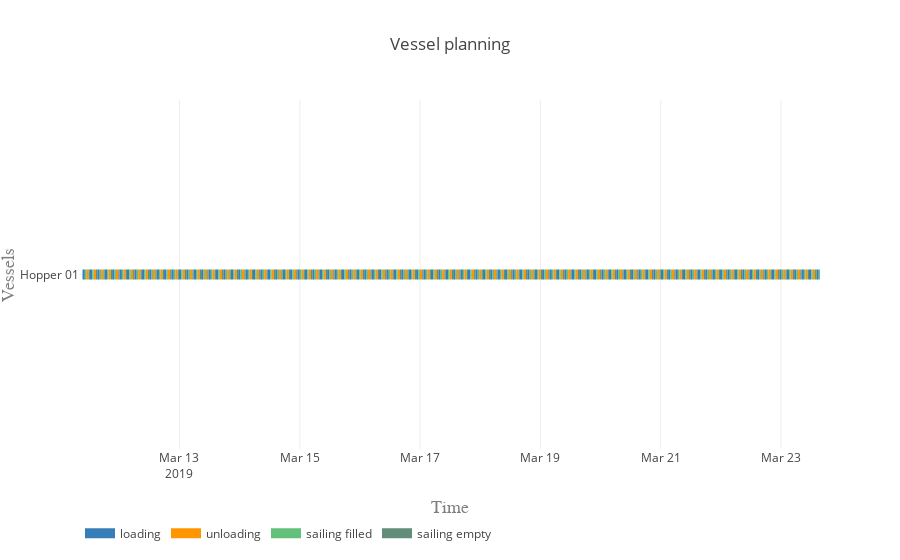

Source (notebook cell):
### Code cell
vessels = equipment

processes = ['loading', 'unloading', 'sailing filled', 'sailing empty']
colors = {0:'rgb(55,126,184)', 1:'rgb(255,150,0)', 2:'rgb(98, 192, 122)', 3:'rgb(98, 141, 122)'}

plot.vessel_planning(vessels, processes, colors)

### Figure 1 — Plotly figure (JSON) as saved in the notebook; plotly's stock layout.template omitted (floating-point values rounded to 4 significant figures; data arrays with more than 128 entries replaced by an {"elided": "..."} marker saying what was removed)
{"data": [{"connectgaps": false, "hoverinfo": "y+name", "line": {"color": "rgb(55,126,184)", "width": 10}, "mode": "lines", "name": "loading", "type": "scatter", "uid": "b7877117-ba68-4ed5-925e-ed653a01e50d", "x": {"elided": "500 str values"}, "y": {"elided": "500 str values"}}, {"connectgaps": false, "hoverinfo": "y+name", "line": {"color": "rgb(255,150,0)", "width": 10}, "mode": "lines", "name": "unloading", "type": "scatter", "uid": "8649284d-8947-4c6c-ad08-ec1d0436248d", "x": {"elided": "500 str values"}, "y": {"elided": "500 str values"}}, {"connectgaps": false, "hoverinfo": "y+name", "line": {"color": "rgb(98, 192, 122)", "width": 10}, "mode": "lines", "name": "sailing filled", "type": "scatter", "uid": "da15f833-0548-4512-9624-56326cd1b044", "x": {"elided": "1000 str values"}, "y": {"elided": "1000 str values"}}, {"connectgaps": false, "hoverinfo": "y+name", "line": {"color": "rgb(98, 141, 122)", "width": 10}, "mode": "lines", "name": "sailing empty", "type": "scatter", "uid": "18724a37-ab15-4a33-af6a-11cccd352c91", "x": {"elided": "990 str values"}, "y": {"elided": "990 str values"}}], "layout": {"hovermode": "closest", "legend": {"orientation": "h", "x": 0, "y": -0.2}, "title": "Vessel planning", "xaxis": {"range": ["2019-03-11 08:18:16", "2019-03-23 15:32:38.511561"], "title": "Time", "titlefont": {"color": "#7f7f7f", "family": "Courier New, monospace", "size": 18}}, "yaxis": {"title": "Vessels", "titlefont": {"color": "#7f7f7f", "family": "Courier New, monospace", "size": 18}}}}
